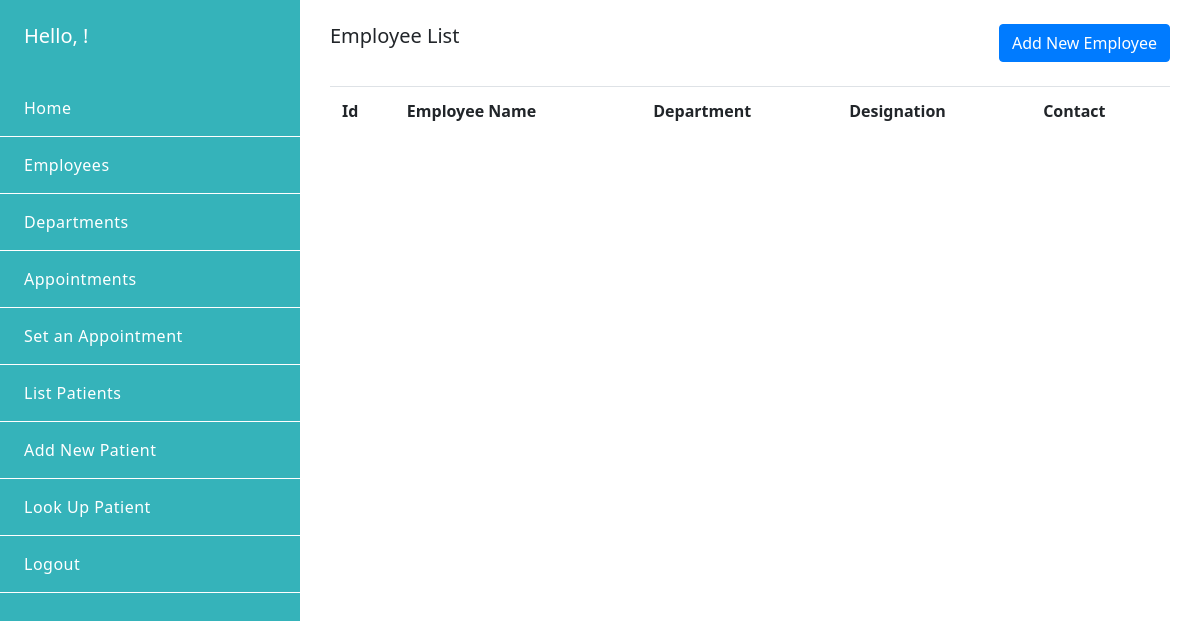
The app's page /employees/, older data.
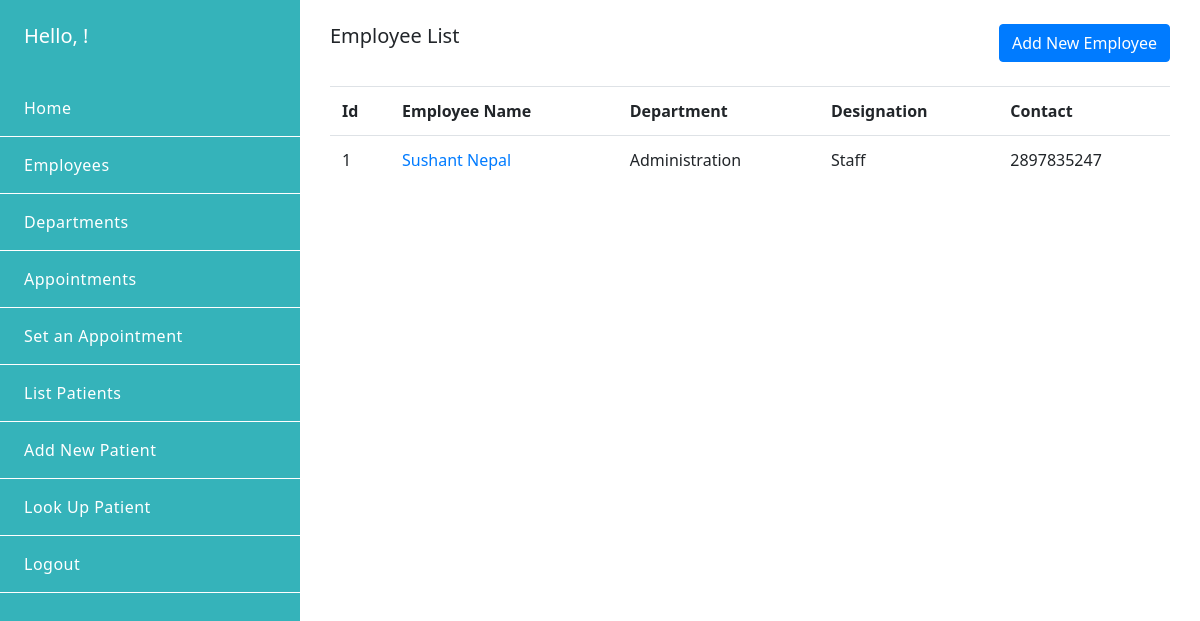
The same page, newer data.
### emr/models.py (models this page shows, shortened)
class Employee(models.Model):
    id = models.AutoField(primary_key=True)
    full_name = models.CharField(max_length=254)
    department = models.ForeignKey(
        Department, on_delete=models.CASCADE, related_name='employees')
    designation = models.CharField(max_length=50, blank=True)
    date_of_birth = models.DateField(auto_now_add=True, blank=True)
    address = models.CharField(max_length=50, blank=True)
    email = models.EmailField(max_length=254, blank=True)
    contact_number = models.IntegerField(blank=True)
    class Meta:
        verbose_name = 'Employee'
        verbose_name_plural = 'Employees'
    def get_absolute_url(self):
        return reverse('view_employee', args=[self.id])

class Department(models.Model):
    id = models.AutoField(primary_key=True)
    name = models.CharField(max_length=50)
    description = models.TextField(blank=True)
    class Meta:
        verbose_name = 'Department'
        verbose_name_plural = 'Departments'
    def __str__(self):
        return self.name

### emr/views.py (the view)
# urls.py: path('employees/', views.list_employees, name='list_employees'),
def list_employees(request):
    employees = Employee.objects.all()
    return render(request, 'emr/list_employees.html', {'employees': employees})

### emr/templates/emr/list_employees.html
{% extends 'backend_base.html' %} {% block content %}
<div class="container-fluid py-4">
  <div class="row">
    <div class="col-sm-6">
      <h5>Employee List</h5>
    </div>
    <div class="col-sm-6 text-right">
      <a href="{% url 'add_employee' %}" class="btn btn-primary"><span>Add New Employee</span></a>
    </div>
  </div>
  <div class="article">
    <table class="table mt-4">
      <tr>
        <th>Id</th>
        <th>Employee Name</th>
        <th>Department</th>
        <th>Designation</th>
        <th>Contact</th>
      </tr>
      {% for employee in employees %}
      <tr>
        <td><span>{{employee.id}}</span></td>
        <td> <a href="{{employee.get_absolute_url }}"> <span>{{employee.full_name}}</span></a></td>
        <td>  <span>       {{employee.department}} </span>      </td>
        <td><span>{{employee.designation}}</span></td>
        <td><span>{{employee.contact_number}}</span></td>
      </tr>
      {% endfor %}
    </table>
  </div>
</div>
{% endblock %}

Row changes from the older to the newer data that the page shows:
added Employee: id "1", full_name "Sushant Nepal", department "Administration", designation "Staff", contact_number "2897835247"
